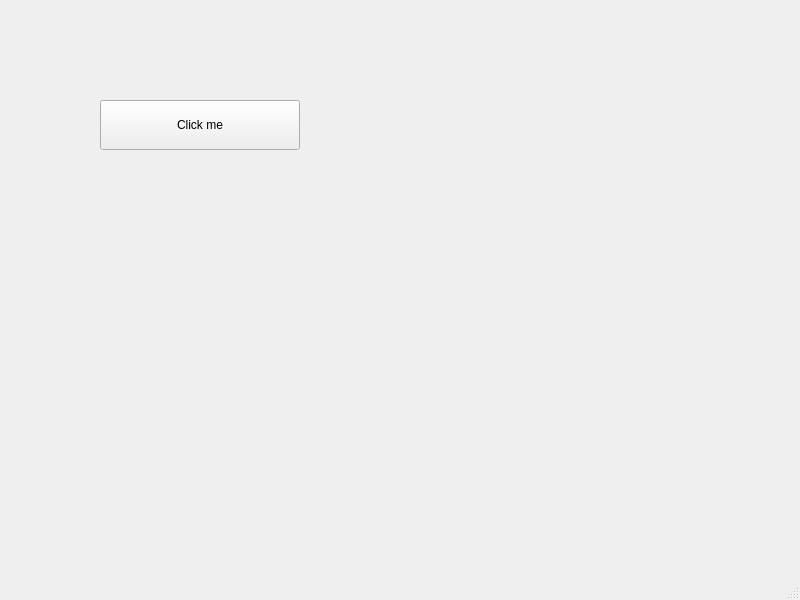
<?xml version="1.0" encoding="UTF-8"?>

<ui version="4.0">

    <class>MainWindow</class>

    <widget class="QMainWindow" name="MainWindow">

        <property name="geometry">
            <rect>
                <x>0</x><y>0</y>
                <width>800</width><height>600</height>
            </rect>
        </property>

        <property name="windowTitle">
            <string>MainWindow</string>
        </property>

        <widget class="QWidget" name="centralwidget">
            <widget class="QPushButton" name="myButton">

                <property name="geometry">
                    <rect>
                        <x>100</x><y>100</y>
                        <width>200</width><height>50</height>
                    </rect>
                </property>

                <property name="text">
                    <string>Click me</string>
                </property>

            </widget>
        </widget>

        <widget class="QMenuBar" name="menubar">
            <property name="geometry">
                <rect>
                    <x>0</x><y>0</y>
                    <width>800</width><height>18</height>
                </rect>

            </property>

        </widget>

        <widget class="QStatusBar" name="statusbar"/>

    </widget>

    <resources/>
    <connections/>

</ui>
